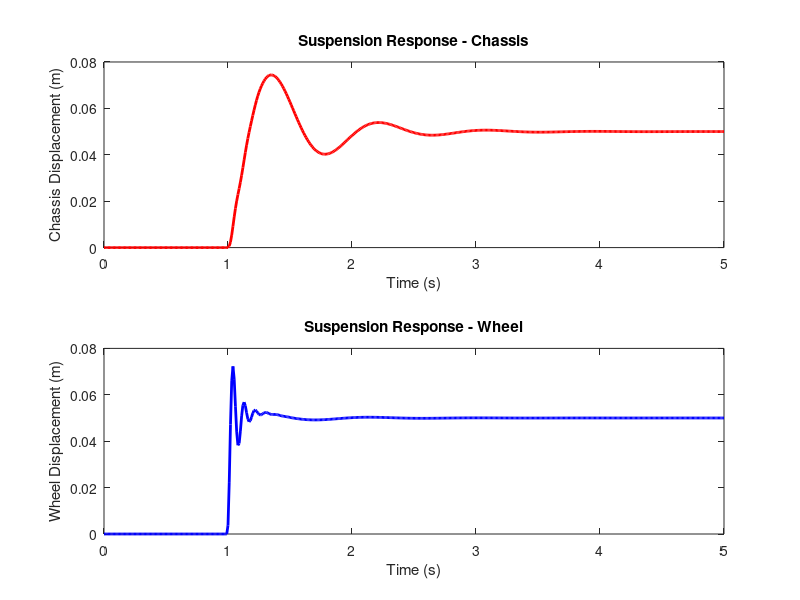

MATLAB code to generate this figure:
clc; clear; close all;

% Parameters
m_s = 250;  % Sprung Mass (kg)
m_u = 40;   % Unsprung Mass (kg)
k_s = 15000; % Suspension Stiffness (N/m)
c_s = 1200;  % Suspension Damping (Ns/m)
k_t = 200000; % Tire Stiffness (N/m)

% State-Space Model
A = [0 1 0 0;
    -k_s/m_s -c_s/m_s k_s/m_s c_s/m_s;
    0 0 0 1;
    k_s/m_u c_s/m_u (-k_s-k_t)/m_u -c_s/m_u];

B = [0; 0; 0; k_t/m_u];

C = eye(4); % Output all states
D = zeros(4,1);

% Create state-space system
sys = ss(A,B,C,D);

% Time Simulation
t = 0:0.01:5; % 5 seconds simulation
road_input = zeros(size(t));
road_input(t >= 1) = 0.05; % 5 cm bump at 1 sec

% Simulate System Response
[y,t,x] = lsim(sys, road_input, t);

% Plot Results
figure;
subplot(2,1,1);
plot(t, x(:,1), 'r', 'LineWidth', 2);
xlabel('Time (s)'); ylabel('Chassis Displacement (m)');
title('Suspension Response - Chassis');

subplot(2,1,2);
plot(t, x(:,3), 'b', 'LineWidth', 2);
xlabel('Time (s)'); ylabel('Wheel Displacement (m)');
title('Suspension Response - Wheel');
